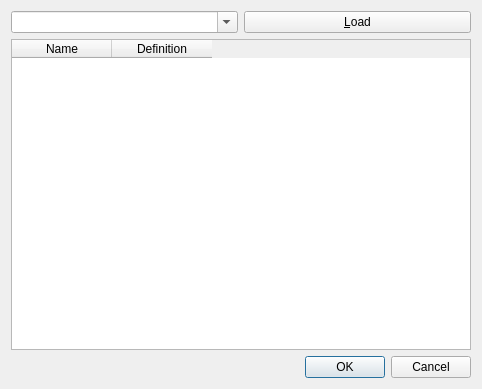
<?xml version="1.0" encoding="UTF-8"?>
<ui version="4.0">
 <class>Word</class>
 <widget class="QDialog" name="Word">
  <property name="geometry">
   <rect>
    <x>0</x>
    <y>0</y>
    <width>482</width>
    <height>389</height>
   </rect>
  </property>
  <property name="windowTitle">
   <string>Word Definitiions</string>
  </property>
  <layout class="QVBoxLayout" name="verticalLayout">
   <item>
    <layout class="QHBoxLayout" name="horizontalLayout">
     <item>
      <widget class="QComboBox" name="findCombo">
       <property name="editable">
        <bool>true</bool>
       </property>
      </widget>
     </item>
     <item>
      <widget class="QPushButton" name="loadButton">
       <property name="text">
        <string>&amp;Load</string>
       </property>
      </widget>
     </item>
    </layout>
   </item>
   <item>
    <widget class="QTableWidget" name="mainTable">
     <column>
      <property name="text">
       <string>Name</string>
      </property>
     </column>
     <column>
      <property name="text">
       <string>Definition</string>
      </property>
     </column>
    </widget>
   </item>
   <item>
    <widget class="QDialogButtonBox" name="buttonBox">
     <property name="orientation">
      <enum>Qt::Horizontal</enum>
     </property>
     <property name="standardButtons">
      <set>QDialogButtonBox::Cancel|QDialogButtonBox::Ok</set>
     </property>
    </widget>
   </item>
  </layout>
 </widget>
 <resources/>
 <connections>
  <connection>
   <sender>buttonBox</sender>
   <signal>accepted()</signal>
   <receiver>Word</receiver>
   <slot>accept()</slot>
   <hints>
    <hint type="sourcelabel">
     <x>248</x>
     <y>254</y>
    </hint>
    <hint type="destinationlabel">
     <x>157</x>
     <y>274</y>
    </hint>
   </hints>
  </connection>
  <connection>
   <sender>buttonBox</sender>
   <signal>rejected()</signal>
   <receiver>Word</receiver>
   <slot>reject()</slot>
   <hints>
    <hint type="sourcelabel">
     <x>316</x>
     <y>260</y>
    </hint>
    <hint type="destinationlabel">
     <x>286</x>
     <y>274</y>
    </hint>
   </hints>
  </connection>
 </connections>
</ui>
